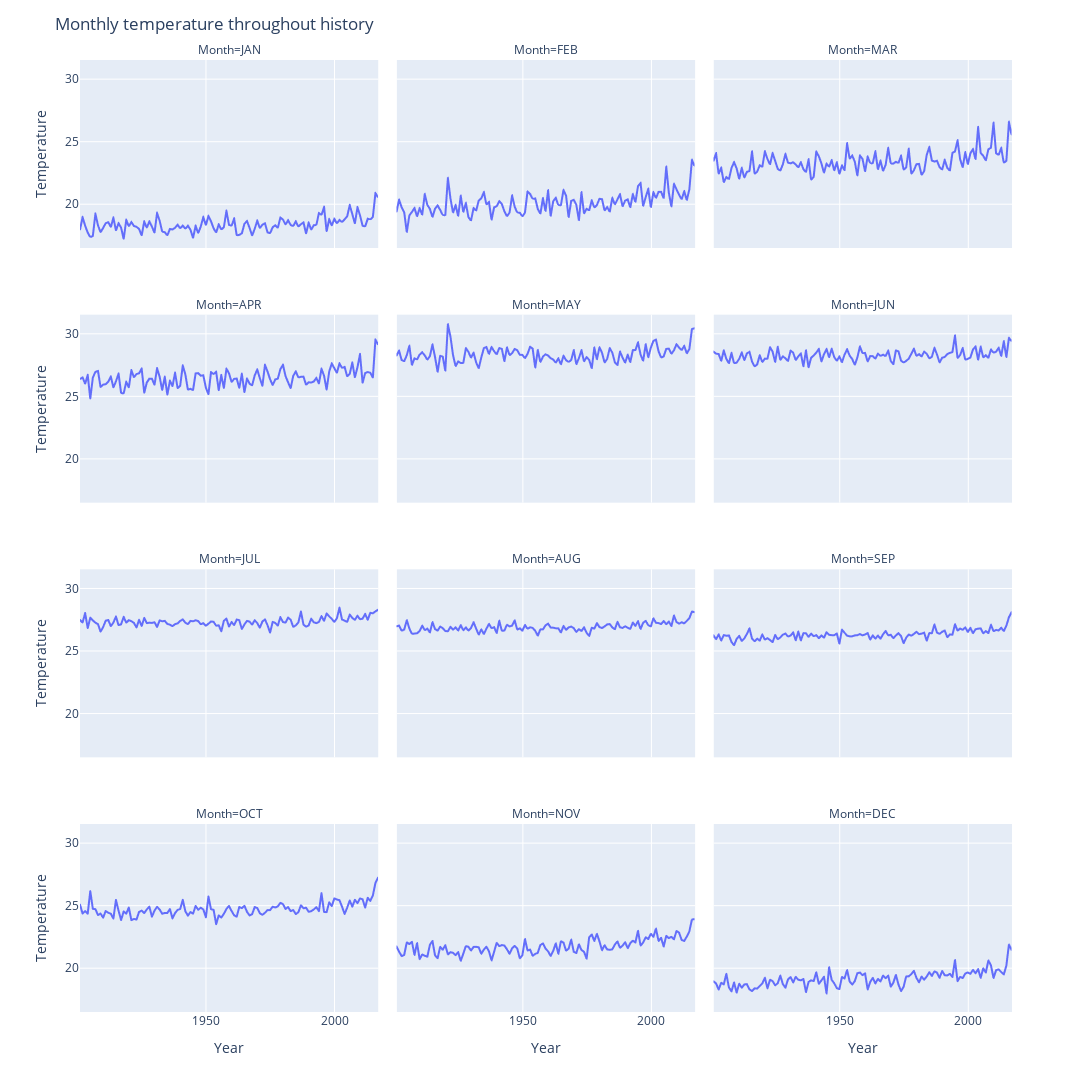

The notebook cell this image was saved under:
### Code cell
# visualization of each month by year
fig = px.line(df, x='Year', y='Temperature',
              facet_col='Month', facet_col_wrap=3)
fig.update_layout(title='Monthly temperature throughout history')

fig.update_layout(width=1150, height=1200)
fig.show()
